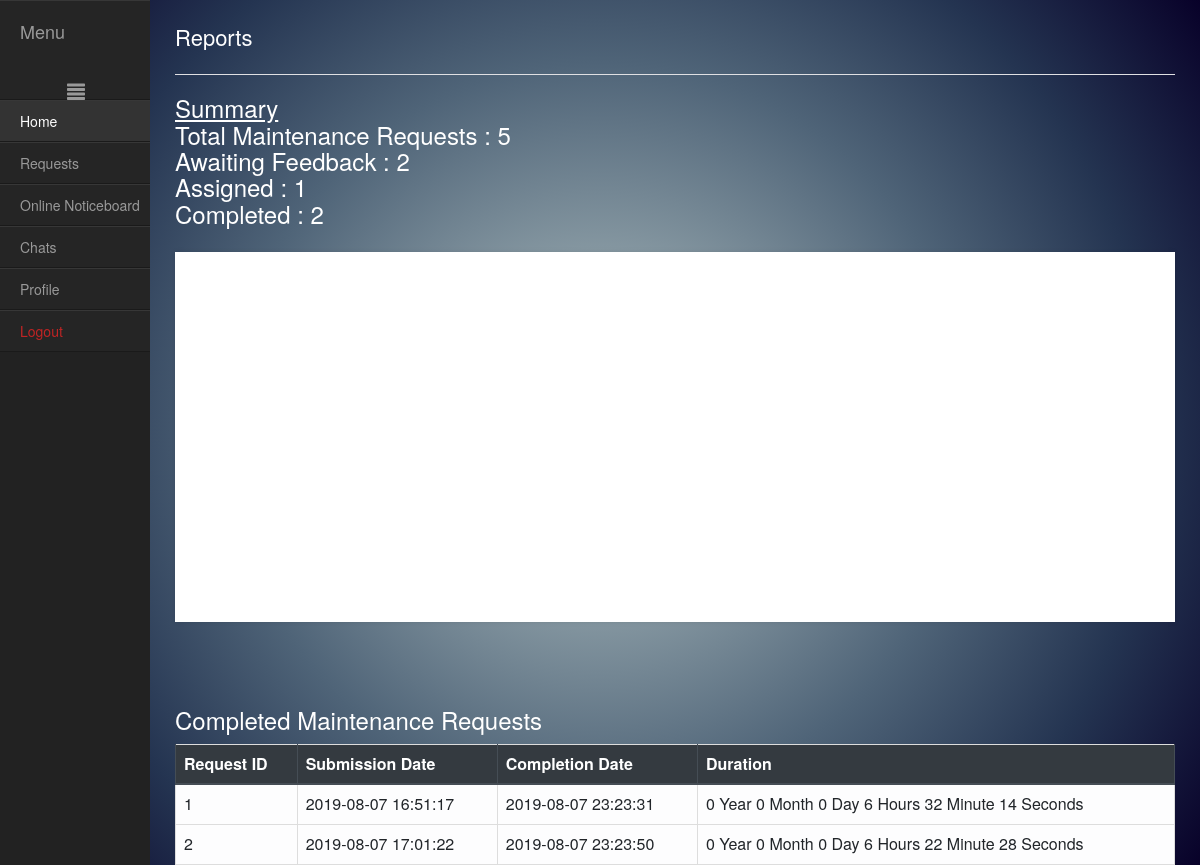
The app's page /reports.php (signed in) with its own data.
### tables this page shows
CREATE TABLE `request_details` (
  `request_id` int(11) NOT NULL,
  `user_id` int(11) NOT NULL,
  `r_name` varchar(40) NOT NULL,
  `r_location` varchar(40) NOT NULL,
  `r_description` varchar(255) NOT NULL,
  `r_image` longblob NOT NULL,
  `r_date` timestamp NOT NULL DEFAULT current_timestamp(),
  `r_status` varchar(20) NOT NULL,
  `stage` varchar(255) NOT NULL,
  `completion_date` timestamp NULL DEFAULT NULL
);

### session.php (called while the page is built, shortened)
<?php
   include('config.php');
   $user_check = $_SESSION['login_user'];
   $ses_sql = mysqli_query($conn,"select * from user where u_name = '$user_check' ");
   $row = mysqli_fetch_array($ses_sql,MYSQLI_ASSOC);
   $session_property=$row['property'];
?>

### reports.php (the view, shortened to what this page needs)
<?php
   include('linkbar.php');
?>
<html>
	<head>
	<link href="stylesheet.css" rel="stylesheet" type="text/css">
	</head>
	<body class="loggedin">
		<div class="content">
            <h2 style="color:white;">Reports</h2>
            <?php
    $sql3 = "SELECT request_details.request_id, request_details.user_id,request_details.r_name,request_details.r_location, request_details.r_description,request_details.r_image,request_details.r_date,request_details.completion_date,request_details.r_status,request_details.stage, user.u_name,user.property FROM request_details INNER JOIN user ON request_details.user_id=user.user_id WHERE property='$session_property' and stage='awaiting feedback'";
    $result3 = $conn->query($sql3);
    $sql4 = "SELECT request_details.request_id, request_details.user_id,request_details.r_name,request_details.r_location, request_details.r_description,request_details.r_image,request_details.r_date,request_details.completion_date,request_details.r_status,request_details.stage, user.u_name,user.property FROM request_details INNER JOIN user ON request_details.user_id=user.user_id WHERE property='$session_property' and stage='assigned'";
    $result4 = $conn->query($sql4);
    $sql5 = "SELECT request_details.request_id, request_details.user_id,request_details.r_name,request_details.r_location, request_details.r_description,request_details.r_image,request_details.r_date,request_details.completion_date,request_details.r_status,request_details.stage, user.u_name,user.property FROM request_details INNER JOIN user ON request_details.user_id=user.user_id WHERE property='$session_property' and stage='complete'";
    $result5 = $conn->query($sql5);
    $sql6 = "SELECT request_details.request_id, request_details.user_id,request_details.r_name,request_details.r_location, request_details.r_description,request_details.r_image,request_details.r_date,request_details.completion_date,request_details.r_status,request_details.stage, user.u_name,user.property FROM request_details INNER JOIN user ON request_details.user_id=user.user_id WHERE property='$session_property' ";
    $result6 = $conn->query($sql6);
    echo "<span style='color:white;'><h3><u>Summary</u>";
    echo "<br>Total Maintenance Requests : ".$result6->num_rows;
    echo "<br>Awaiting Feedback : ".$result3->num_rows;
    echo "<br>Assigned : ".$result4->num_rows;
    echo "<br>Completed : ".$result5->num_rows;
    echo "</h3></span>";
        ?>
        <!DOCTYPE HTML>
<html>
<div id="chartContainer" style="height: 370px; width: 100%;"></div>
<head>
<?php
echo "<br><br><span style='color:white;'><h3>Completed Maintenance Requests</h3></span>";
if ($result5->num_rows > 0) {
    echo '<table class="table table-bordered table-light ">';
    echo "<thead class='thead-dark'><tr><th>"."Request ID"."</th><th>"."Submission Date"."</th><th>"."Completion Date"."</th><th>"."Duration"."</th></tr></thead>";
    while($row = mysqli_fetch_array($result5)) {
        $start_date = new DateTime($row["r_date"]);
        $since_start = $start_date->diff(new DateTime($row["completion_date"]));
        $r = $since_start->format('%y Year %m Month %d Day %h Hours %i Minute %s Seconds' );
            echo "<tr><td>" . $row["request_id"]. "</td><td>" . $row["r_date"]. "</td><td>" .$row["completion_date"]. "</td><td>" . $r  ."</td></tr>";
    }
    echo "</table>";
}
?>
</head>
<body>
</body>
</html>

### stylesheet.css (style rules this page uses)
body,html { height: 100%; margin: 0; background-image: radial-gradient(circle, #c2c9cb, #8496a0, #4f6478, #243451, #080129); }
body.loggedin { background-color: #f3f4f7; }
.content { width: 1000px; margin: 0 auto; }
.content h2 { margin: 0; padding: 25px 0; font-size: 22px; border-bottom: 1px solid #e0e0e3; color: #4a536e; }
.content > p, .content > div { box-shadow: 0 0 5px 0 rgba(0, 0, 0, 0.1); margin: 25px 0; padding: 25px; background-color: #fff; }
body { background-size: cover; background-repeat:no-repeat; }

### records on screen
request_details: request_id "1", r_date "2019-08-07 16:51:17", completion_date "2019-08-07 23:23:31", r "0 Year 0 Month 0 Day 6 Hours 32 Minute 14 Seconds"
request_details: request_id "2", r_date "2019-08-07 17:01:22", completion_date "2019-08-07 23:23:50", r "0 Year 0 Month 0 Day 6 Hours 22 Minute 28 Seconds"

### other values on screen
$result6->num_rows "5"
$result3->num_rows "2"
$result4->num_rows "1"
$result5->num_rows "2"
